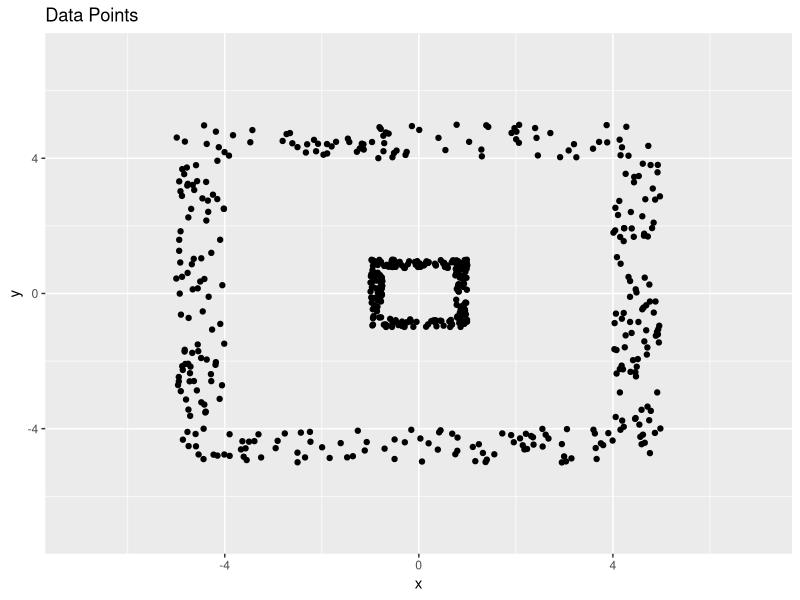
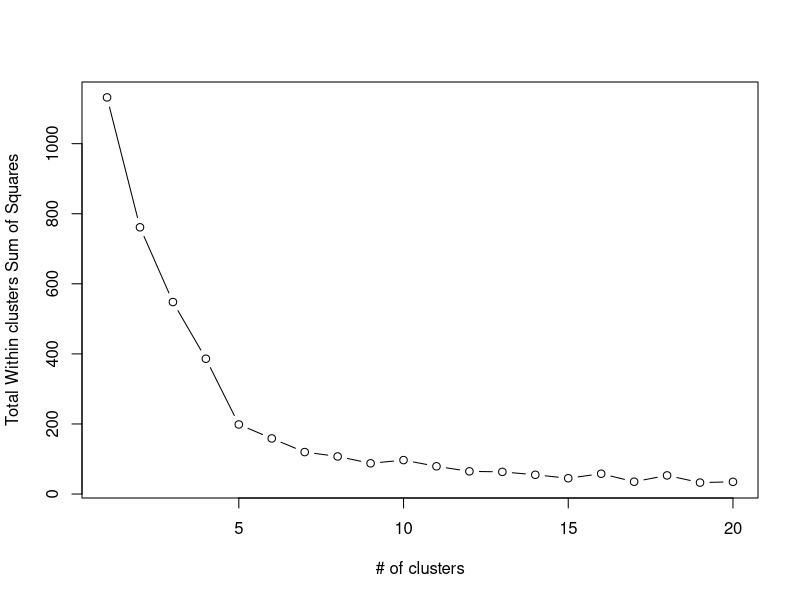
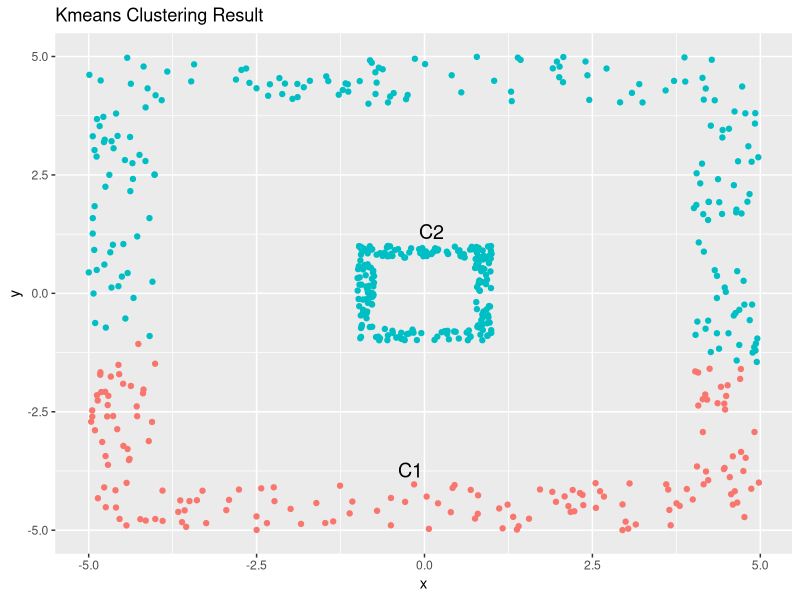
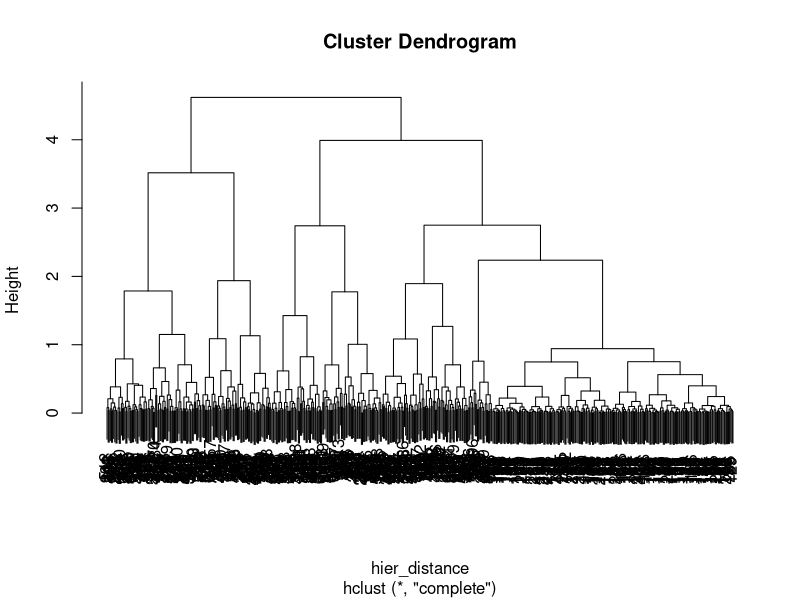
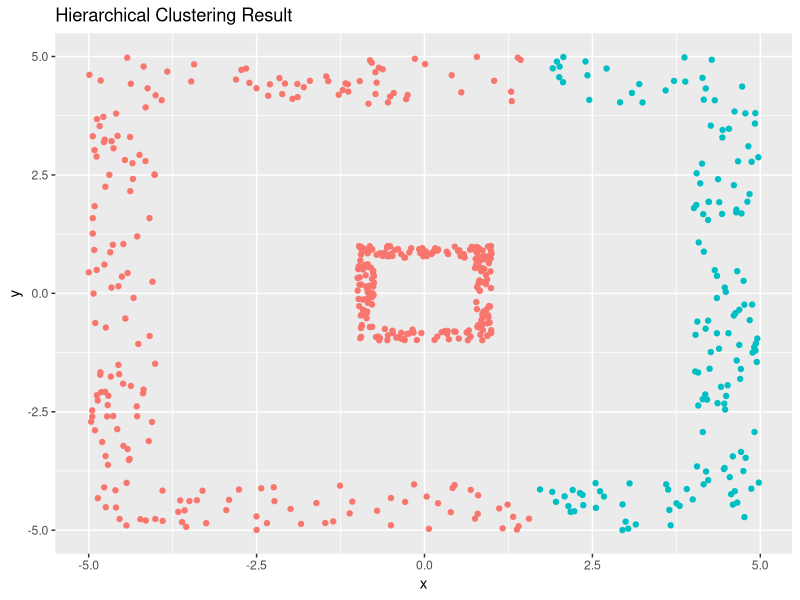
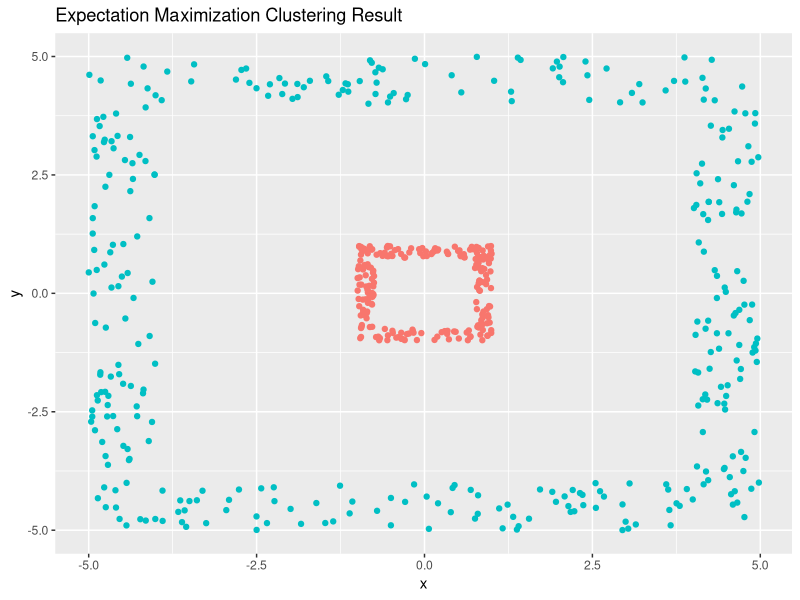
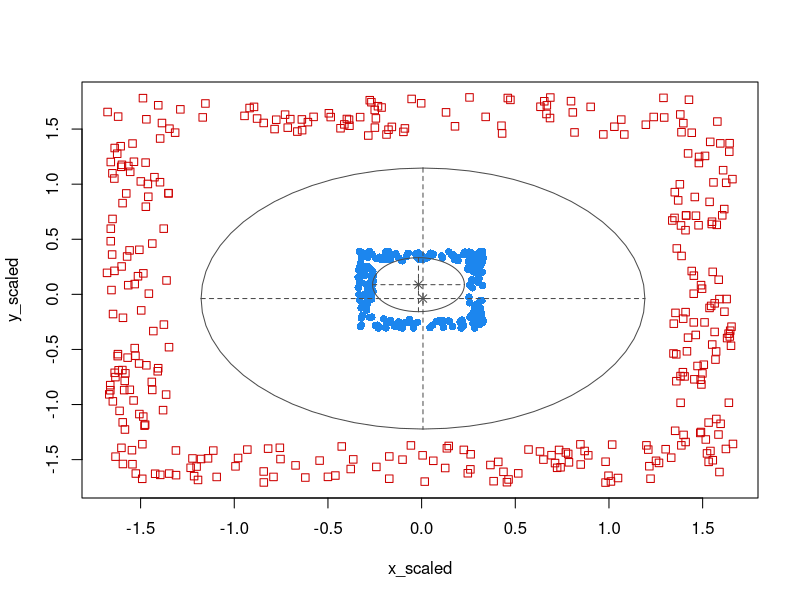
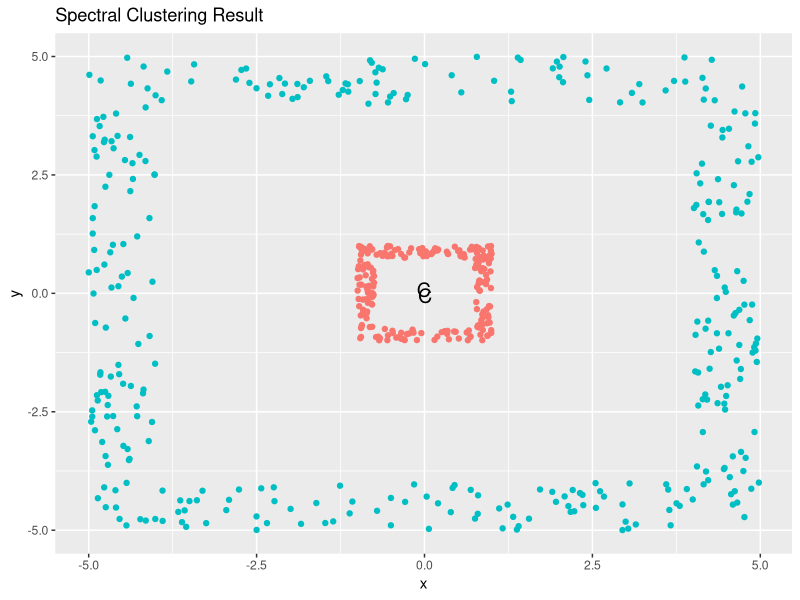

Source code (R) for these figures, in order:
# This script conducts various types of clustering on generated data.

# LOAD LIBRARIES --------------------------------------------------------------------
# This section loads necessary libraries.
library(data.table)
library(ggplot2)
library(dplyr)
library(fpc)
library(mclust)
library(kernlab)

# GENERATE DATA -----------------------------------------------------------
# This section generates the data that will be clustered.

  # Create small and large squares of data.
  set.seed(12346)
  small_rectangle = data.table(x = runif(500, 
                                         min = -1, 
                                         max = 1), 
                               y = runif(500, 
                                         min = -1, 
                                         max = 1))
  large_rectangle = data.table(x = runif(1000, 
                                         min = -5, 
                                         max = 5), 
                               y = runif(1000, 
                                         min = -5, 
                                         max = 5))
  
  # Remove most of the points in the interior of the rectangles.
  # The remaining points will be around the borders.
  small_rectangle = small_rectangle[abs(x) > 0.75 | abs(y) > 0.75]
  large_rectangle = large_rectangle[abs(x) > 4 | abs(y) > 4]
  
  # Plot 'small_rectangle' and 'large_rectangle' data.
  ggplot(data = small_rectangle, 
         aes(x = x, 
             y = y)) + 
    geom_point() + 
    geom_point(data = large_rectangle, 
               aes(x = x, 
                   y = y)) +
    xlim(c(-7, 7)) + 
    ylim(c(-7, 7)) + 
    ggtitle('Data Points') + 
    xlab('x') + 
    ylab('y')
  
  # Combine 'small_rectangle' and 'large_rectangle' to conduct clustering.
  all_data = rbind(small_rectangle, large_rectangle)
  
  # Scale data columns and create data table with scaled data. This should be done prior to clustering.
  # I do this separately so I can later access the mean and standard deviation of scaling.
  x_scaled = scale(all_data$x)
  y_scaled = scale(all_data$y)
  scaled_data = data.table(x_scaled = x_scaled, 
                           y_scaled = y_scaled)
  scaled_data = rename(scaled_data, 
                       x_scaled = x_scaled.V1, 
                       y_scaled = y_scaled.V1)
  

# DETERMINE NUMBER OF CLUSTERS --------------------------------------------
# Find optimal number of clusters according to some common metrics.
# Results vary widely and are not always helpful.
# For the clustering algorithms below, I will use 2 clusters when possible.
  
  # Method 1: Plot 'Total Within clusters Sum of Squares' against 'Number of clusters' (SCREE plot).
  # 'Elbow' of the following plot indicates best number of clusters.
  # This method appears to recommend 4 clusters. Or maybe 7.
  
    # Choose maximum number of clusters to consider.
    max_clusters = 20
  
    # Compute 'Total Within cluster Sum of Squares' (wss):
    within_sum_squares = (nrow(scaled_data) - 1) * sum(apply(scaled_data, 
                                                             2, 
                                                             var))
    for (i in 2:max_clusters) 
      
      {
      
        # Compute within sum of squares for each number of clusters.
        within_sum_squares[i] = sum(kmeans(scaled_data, 
                                           centers = i)$withinss)
        
      }
  
    # Plot 'wss' against 'Number of clusters':  
    plot(1:max_clusters, 
         within_sum_squares, 
         type = 'b', 
         xlab = '# of clusters', 
         ylab = 'Total Within clusters Sum of Squares')
    
  # Method 2: 'kmeansruns()' with Calinski - Harabasz Index.
  # This method recommends 1 cluster.
      
    # Best number of clusters as identified by this method.
    kmeansruns(all_data, 
               krange = 1:max_clusters, 
               criterion = 'ch', 
               scaledata = T)$bestk
  
    # Critical values using above method:
    kmeansruns(all_data, 
               krange = 1:max_clusters, 
               criterion = 'ch', 
               scaledata = T)$crit

  # Method 3: 'kmeansruns()' with Average Silhouette Width.
  # This method recommends 1 cluster.

    # Best number of clusters as identified by this method.
    kmeansruns(all_data, 
               krange = 1:max_clusters, 
               criterion = 'asw',
               scaledata = T)$bestk
  
    # Critical values using above method.
    kmeansruns(all_data, 
               krange = 1:max_clusters, 
               criterion = 'asw', 
               scaledata = T)$crit
    
  # For the clustering algorithms below, I will use 2 clusters when possible.
  clusters = 2

# KMEANS CLUSTERING -------------------------------------------------------
# This section conducts k-means clustering with 2 clusters.
  
  # Conduct k-means clustering with 2 clusters.
  set.seed(12346)
  kmeans = kmeans(scaled_data, 
                  centers = clusters)
  
  # View cluster sizes.
  kmeans$size
  
  # Convert cluster centers back into unscaled values and view cluster centers.
  kmeans_centers = data.table(kmeans$centers)
  kmeans_centers$x_scaled = (kmeans_centers$x_scaled * attr(x_scaled, 
                                                            'scaled:scale')) + attr(x_scaled, 
                                                                                    'scaled:center')
  kmeans_centers$y_scaled = (kmeans_centers$y_scaled * attr(y_scaled, 
                                                            'scaled:scale')) + attr(y_scaled, 
                                                                                    'scaled:center')
  print(kmeans_centers)
  
  # Add kmeans clusters to 'all_data'.
  all_data$kmeans_clusters = kmeans$cluster
  
  # Check stability of 'k-means' clusters.
  # Neither cluster is very stable.
  kmeans_stability = clusterboot(as.data.frame(scaled_data), 
                                 clustermethod = kmeansCBI, 
                                 krange = clusters,
                                 seed = 12346)
  kmeans_stability$bootmean
  
  # Plot kmeans clustering results and cluster centers (black Cs).
  ggplot(data = all_data, 
         aes(x = x, 
             y = y, 
             color = as.character(kmeans_clusters))) + 
    geom_point() + 
    annotate('text', 
             x = kmeans_centers$x_scaled[1], 
             y = kmeans_centers$y_scaled[1], 
             label = 'C1', 
             size = 5) + 
    annotate('text', 
             x = kmeans_centers$x_scaled[2], 
             y = kmeans_centers$y_scaled[2], 
             label = 'C2', 
             size = 5) + 
    theme(legend.position = 'none') +
    ggtitle('Kmeans Clustering Result')
  
# HIERARCHICAL CLUSTERING -------------------------------------------------
# This section conducts hierarchical clustering with 2 clusters.
  
  # Create distance matrix.
  hier_distance = dist(scaled_data, 
                       method = 'euclidean')
  
  # Perform hierarchical clustering.
  hier_clust = hclust(hier_distance)
  
  # Add hierarchical clusters to 'all_data'.
  all_data$hier_clust = cutree(hier_clust, 
                               k = 2)
  
  # Execute 'hclust' clustering using 'clusterboot':
  hier_stability = clusterboot(as.data.frame(scaled_data), 
                               clustermethod = hclustCBI, 
                               method = 'ward.D',
                               k = 2,
                               seed = 12346)
  
  # View stability of clusters.
  hier_stability$bootmean
  
  # Plot dendogram.
  # Note: this plot is crowded.
  plot(hier_clust)
  
  # Plot hierarchical clustering results.
  ggplot(data = all_data, 
         aes(x = x, 
             y = y, 
             color = as.character(hier_clust))) + 
    geom_point() + 
    theme(legend.position = 'none') +
    ggtitle('Hierarchical Clustering Result')
  
  
# EXPECTATION MAXIMIZATION (EM) CLUSTERING -------------------------------------
  ??????????????
  # Conduct EM clustering.
  set.seed(134)
  em = Mclust(scaled_data, 
              G = 2)
  
  # Add EM clustering assignments to all data.
  all_data$em_clusters = em$classification
  
  # Plot EM clustering results 1.
  ggplot(data = all_data, 
         aes(x = x, 
             y = y, 
             color = as.character(em_clusters))) + 
    geom_point() + 
    theme(legend.position = 'none') +
    ggtitle('Expectation Maximization Clustering Result')
  
  # Plot EM clustering results 2 (for scaled data).
  plot(em, 
       what = 'classification')

# SPECTRAL CLUSTERING -----------------------------------------------------

  # Conduct spectral clustering with 2 clusters.
  spec_clust = specc(as.matrix(scaled_data), 
                     centers = 2)
  
  # View cluster centers and sizes.
  centers(spec_clust)     # cluster centers
  size(spec_clust)        # cluster sizes
  
  # Save spectral clustering cluster centers for plot.
  # I'm not sure what cluster centers mean in the context of spectral clustering.
  spectral_centers = data.table(centers(spec_clust))
  
  # Plot spectral clustering results.
  ggplot(data = all_data, 
         aes(x = x, 
             y = y, 
             color = as.character(spec_clust))) + 
    geom_point() + 
    annotate('text', 
             x = spectral_centers$V1[1], 
             y = spectral_centers$V2[1], 
             label = 'C', 
             size = 5) +
    annotate('text', 
             x = spectral_centers$V1[2], 
             y = spectral_centers$V2[2], 
             label = 'C', 
             size = 5) +
    theme(legend.position = 'none') +
    ggtitle('Spectral Clustering Result')
  
  
  
   annotate('text', 
             x = kmeans_centers$x_scaled[1], 
             y = kmeans_centers$y_scaled[1], 
             label = 'C1', 
             size = 5)
